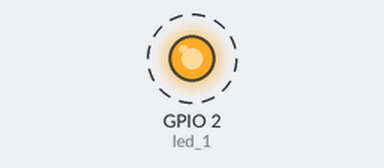
Recording of a sketch running on a simulated ESP32. On the bench: output pins drawn as LEDs (lit = HIGH). Dashed ring = blinking. What the sketch prints to the serial monitor is not drawn.

Above: at 0.2 s.
Timing chart, 0 to 3.0 s (numbered marks = the images above):
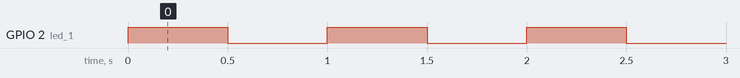

Measured:
- by itself, GPIO 2 (led_1): alternates HIGH for 0.50 s and LOW for 0.50 s

The sketch:

part3_1.ino
```cpp
//EN20416362 part3 1

//TaskHandle_t Task1;
const int led_1 = 2;

void setup() {
  Serial.begin(9600);
  pinMode(led_1, OUTPUT);
  xTaskCreate(Task1code,"Task1",10000,NULL,1,NULL);

}

void Task1code( void * parameter ){
  for(;;){
    Serial.print("Task1 is running on core ");
    Serial.println(xPortGetCoreID());
    digitalWrite(led_1, HIGH);
    vTaskDelay(500/portTICK_PERIOD_MS);
    digitalWrite(led_1, LOW);
    vTaskDelay(500/portTICK_PERIOD_MS);
  }
}

void loop() {
}
```
